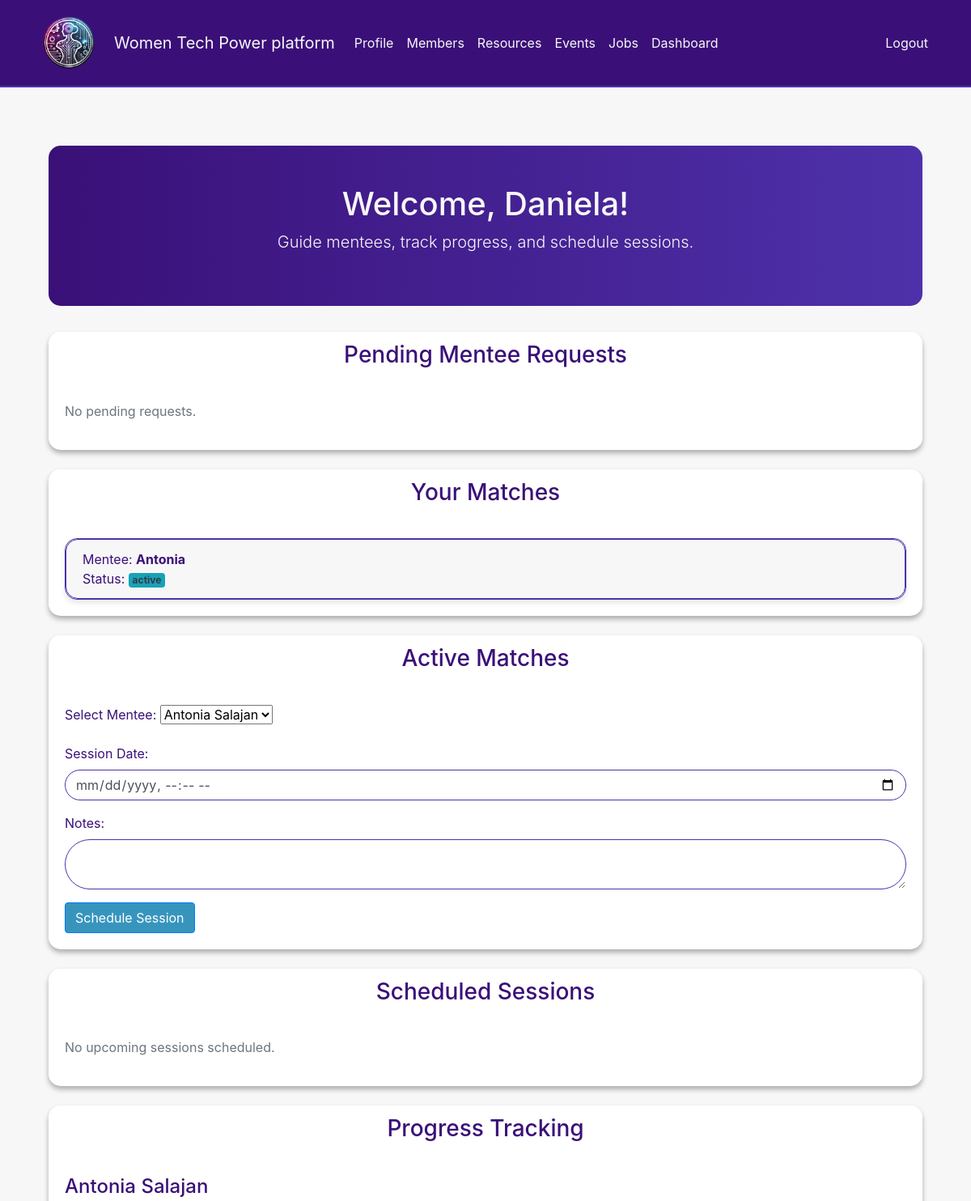
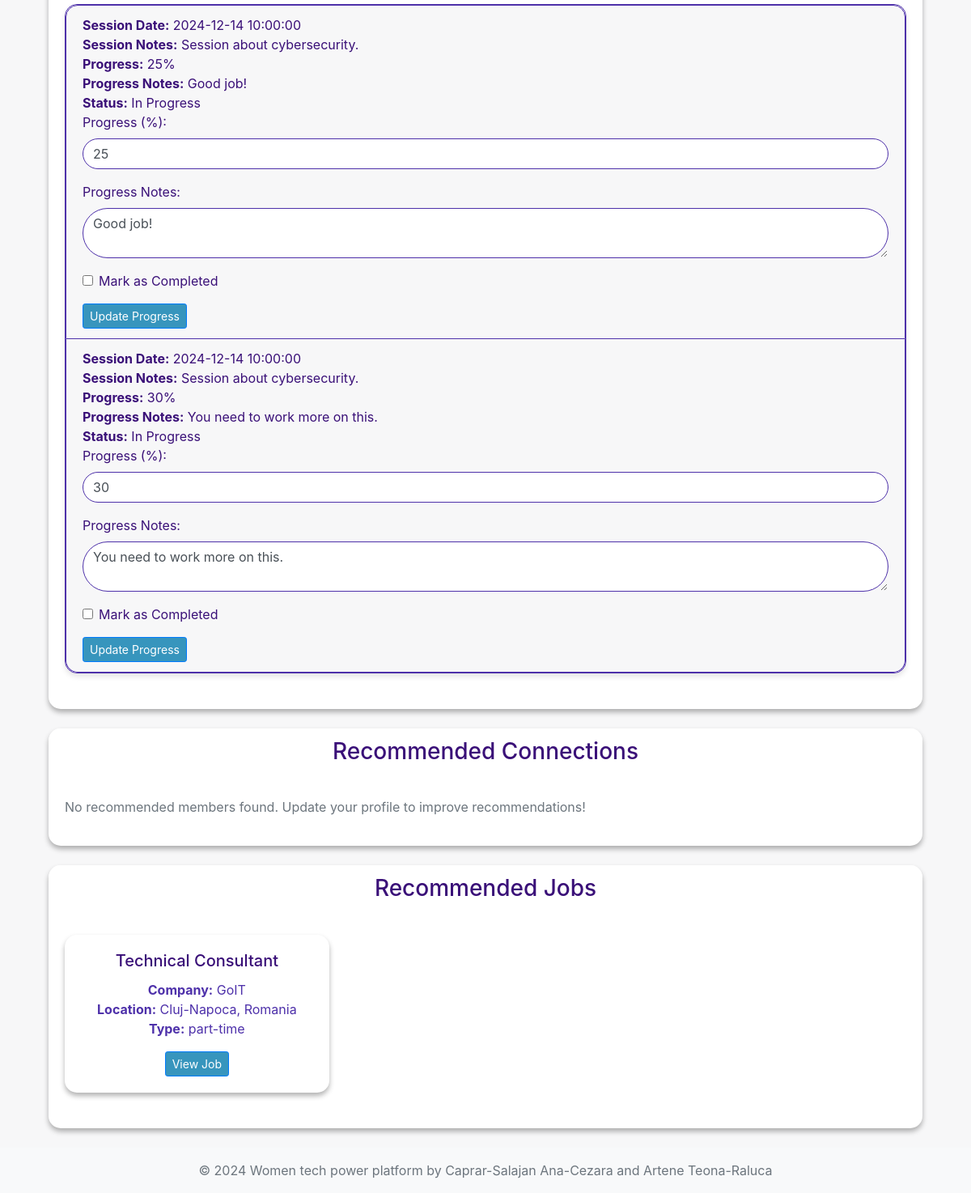
/proiectPHP/mentor_dashboard.php (signed in), run on the app's committed database (2 pictures, top to bottom).
### tables this page shows
CREATE TABLE `mentorship_matches` (
  `id` int(11) NOT NULL,
  `mentor_id` int(11) NOT NULL,
  `mentee_id` int(11) NOT NULL,
  `created_at` timestamp NOT NULL DEFAULT current_timestamp(),
  `status` enum('active','completed','pending','declined') NOT NULL
);

CREATE TABLE `members` (
  `id` int(11) NOT NULL,
  `first_name` varchar(50) NOT NULL,
  `last_name` varchar(50) NOT NULL,
  `email` varchar(100) NOT NULL,
  `password` varchar(255) NOT NULL,
  `profession` varchar(100) DEFAULT NULL,
  `company` varchar(100) DEFAULT NULL,
  `expertise` text DEFAULT NULL,
  `linkedin_profile` varchar(255) DEFAULT NULL,
  `status` enum('active','pending','mentor') DEFAULT 'pending',
  `created_at` timestamp NOT NULL DEFAULT current_timestamp(),
  `role` enum('member','mentor','admin') DEFAULT 'member',
  `profile_picture` varchar(255) DEFAULT NULL,
  `bio` text DEFAULT NULL
);

CREATE TABLE `mentorship_sessions` (
  `id` int(11) NOT NULL,
  `match_id` int(11) NOT NULL,
  `session_date` datetime NOT NULL,
  `notes` text DEFAULT NULL,
  `feedback` text DEFAULT NULL
);

CREATE TABLE `mentorship_progress` (
  `id` int(11) NOT NULL,
  `session_id` int(11) NOT NULL,
  `progress_percentage` int(11) DEFAULT 0,
  `notes` text DEFAULT NULL,
  `is_completed` tinyint(1) DEFAULT 0
);

CREATE TABLE `jobs` (
  `id` int(11) NOT NULL,
  `title` varchar(255) NOT NULL,
  `description` text DEFAULT NULL,
  `company` varchar(100) DEFAULT NULL,
  `location` varchar(100) DEFAULT NULL,
  `job_type` enum('full-time','part-time','internship','freelance') DEFAULT NULL,
  `posted_by` int(11) DEFAULT NULL,
  `created_at` timestamp NOT NULL DEFAULT current_timestamp()
);

### proiectPHP/mentor_dashboard.php (the view, shortened to what this page needs)
<?php
    include_once "includes/header.php";
    $database = new Database();
    $db = $database->getConnection();
    $mentor_id = $_SESSION['user_id'];
    $queryUser = "
        SELECT profession, company, expertise
        FROM members
        WHERE id = :mentor_id
    ";
    $stmtUser = $db->prepare($queryUser);
    $stmtUser->bindParam(':mentor_id', $mentor_id);
    $stmtUser->execute();
    $user = $stmtUser->fetch(PDO::FETCH_ASSOC);
    if (empty($user['profession']) && empty($user['company']) && empty($user['expertise'])) {
        $recommendations = [];
    } else {
        $queryRecommendations = "
            SELECT id, first_name, last_name, profession, company, expertise, linkedin_profile, profile_picture
            FROM members
            WHERE id != :mentor_id
            AND (
                (profession LIKE :profession AND company LIKE :company) OR
                (profession LIKE :profession AND expertise LIKE :expertise) OR
                (company LIKE :company AND expertise LIKE :expertise)
            )
            LIMIT 15;
        ";
        $stmtRecommendations = $db->prepare($queryRecommendations);
        $stmtRecommendations->bindParam(':mentor_id', $mentor_id);
        $stmtRecommendations->bindValue(':profession', '%' . $user['profession'] . '%');
        $stmtRecommendations->bindValue(':company', '%' . $user['company'] . '%');
        $stmtRecommendations->bindValue(':expertise', '%' . $user['expertise'] . '%');
        $stmtRecommendations->execute();
        $recommendations = $stmtRecommendations->fetchAll(PDO::FETCH_ASSOC);
    }
    $jobRecommendations = [];
    if (!empty($user['profession']) || !empty($user['expertise'])) {
        $queryJobRecommendations = "
        SELECT id, title, description, company, location, job_type
        FROM jobs
        WHERE
            (title LIKE :profession OR description LIKE :profession)
            OR
            (title LIKE :expertise OR description LIKE :expertise)
        LIMIT 10;
    ";
        $stmtJobRecommendations = $db->prepare($queryJobRecommendations);
        $professionSearchTerm = !empty($user['profession']) ? '%' . $user['profession'] . '%' : null;
        $expertiseSearchTerm = !empty($user['expertise']) ? '%' . $user['expertise'] . '%' : null;
        $stmtJobRecommendations->bindValue(':profession', $professionSearchTerm, $professionSearchTerm ? PDO::PARAM_STR : PDO::PARAM_NULL);
        $stmtJobRecommendations->bindValue(':expertise', $expertiseSearchTerm, $expertiseSearchTerm ? PDO::PARAM_STR : PDO::PARAM_NULL);
        $stmtJobRecommendations->execute();
        $jobRecommendations = $stmtJobRecommendations->fetchAll(PDO::FETCH_ASSOC);
    }
    $queryPending = "
    SELECT m.id AS match_id, me.first_name, me.last_name
    FROM mentorship_matches m
    JOIN members me ON m.mentee_id = me.id
    WHERE m.mentor_id = :mentor_id AND m.status = 'pending'
";
    $stmtPending = $db->prepare($queryPending);
    $stmtPending->bindParam(':mentor_id', $mentor_id);
    $stmtPending->execute();
    $pendingRequests = $stmtPending->fetchAll(PDO::FETCH_ASSOC);
    $queryMatches = "
    SELECT
        m.id AS match_id,
        mentee.first_name AS mentee_name,
        m.status
    FROM mentorship_matches m
    JOIN members mentee ON m.mentee_id = mentee.id
    WHERE m.mentor_id = :mentor_id
";
    $stmtMatches = $db->prepare($queryMatches);
    $stmtMatches->bindParam(':mentor_id', $mentor_id);
    $stmtMatches->execute();
    $matches = $stmtMatches->fetchAll(PDO::FETCH_ASSOC);
    $queryActiveMatches = "
    SELECT m.id AS match_id, mentee.first_name, mentee.last_name
    FROM mentorship_matches m
    JOIN members mentee ON m.mentee_id = mentee.id
    WHERE m.mentor_id = :mentor_id AND m.status = 'active'
";
    $stmtActiveMatches = $db->prepare($queryActiveMatches);
    $stmtActiveMatches->bindParam(':mentor_id', $mentor_id);
    $stmtActiveMatches->execute();
    $activeMatches = $stmtActiveMatches->fetchAll(PDO::FETCH_ASSOC);
    $queryScheduledSessions = "
SELECT s.id AS session_id, mentee.first_name, mentee.last_name, s.session_date, s.notes, s.feedback
FROM mentorship_sessions s
JOIN mentorship_matches m ON s.match_id = m.id
JOIN members mentee ON m.mentee_id = mentee.id
WHERE m.mentor_id = :mentor_id AND s.session_date >= DATE_SUB(NOW(), INTERVAL 1 MONTH)
ORDER BY s.session_date ASC
";
    $stmtScheduledSessions = $db->prepare($queryScheduledSessions);
    $stmtScheduledSessions->bindParam(':mentor_id', $mentor_id);
    $stmtScheduledSessions->execute();
    $scheduledSessions = $stmtScheduledSessions->fetchAll(PDO::FETCH_ASSOC);
    $querySessionProgress = "
    SELECT
        s.id AS session_id,
        mentee.first_name,
        mentee.last_name,
        s.session_date,
        s.notes AS session_notes,
        p.progress_percentage,
        p.notes AS progress_notes,
        p.is_completed
    FROM mentorship_sessions s
    JOIN mentorship_matches m ON s.match_id = m.id
    JOIN members mentee ON m.mentee_id = mentee.id
    LEFT JOIN mentorship_progress p ON s.id = p.session_id
    WHERE m.mentor_id = :mentor_id
";
    $stmtSessionProgress = $db->prepare($querySessionProgress);
    $stmtSessionProgress->bindParam(':mentor_id', $mentor_id);
    $stmtSessionProgress->execute();
    $sessionProgress = $stmtSessionProgress->fetchAll(PDO::FETCH_ASSOC);
?>
<!DOCTYPE html>
<html lang="en">
<head>
</head>
<body>
<div class="container mt-5">
    <div class="jumbotron text-center">
        <h1>Welcome, <?php echo htmlspecialchars($_SESSION['first_name']); ?>!</h1>
        <p class="lead">Guide mentees, track progress, and schedule sessions.</p>
    </div>
    <div class="card mb-4">
        <div class="card-header">
            <h3 class="text-center">Pending Mentee Requests</h3>
        </div>
        <div class="card-body">
            <?php if (empty($pendingRequests)): ?>
                <p class="text-muted">No pending requests.</p>
            <?php endif; ?>
        </div>
    </div>
    <div class="card mb-4">
        <div class="card-header">
            <h3 class="text-center">Your Matches</h3>
        </div>
        <div class="card-body">
            <?php if (empty($matches)): ?>
                <p class="text-muted">You have no matches yet.</p>
            <?php else: ?>
                <ul class="list-group">
                    <?php foreach ($matches as $match): ?>
                        <li class="list-group-item">
                            Mentee: <strong><?php echo htmlspecialchars($match['mentee_name']); ?></strong><br>
                            Status: <span class="badge bg-info text-dark"><?php echo htmlspecialchars($match['status']); ?></span>
                        </li>
                    <?php endforeach; ?>
                </ul>
            <?php endif; ?>
        </div>
    </div>
    <div class="card mb-4">
        <div class="card-header">
            <h3 class="text-center">Active Matches</h3>
        </div>
        <div class="card-body">
            <?php if (empty($activeMatches)): ?>
                <p class="text-muted">No active matches available.</p>
            <?php else: ?>
                <form method="POST" action="">
                    <div class="mb-3">
                        <label for="match_id" class="form-label">Select Mentee:</label>
                        <select name="match_id" class="form-select" required>
                            <?php foreach ($activeMatches as $match): ?>
                                <option value="<?php echo $match['match_id']; ?>">
                                    <?php echo htmlspecialchars($match['first_name'] . ' ' . $match['last_name']); ?>
                                </option>
                            <?php endforeach; ?>
                        </select>
                    </div>
                    <div class="mb-3">
                        <label for="session_date" class="form-label">Session Date:</label>
                        <input type="datetime-local" name="session_date" class="form-control" required>
                    </div>
                    <div class="mb-3">
                        <label for="notes" class="form-label">Notes:</label>
                        <textarea name="notes" class="form-control"></textarea>
                    </div>
                    <button type="submit" name="schedule_session" class="btn btn-primary">Schedule Session</button>
                </form>
            <?php endif; ?>
        </div>
    </div>
    <div class="card mb-4">
        <div class="card-header">
            <h3 class="text-center">Scheduled Sessions</h3>
        </div>
        <div class="card-body">
            <?php if (empty($scheduledSessions)): ?>
                <p class="text-muted">No upcoming sessions scheduled.</p>
            <?php endif; ?>
        </div>
    </div>
    <div class="card mb-4 ">
        <div class="card-header">
            <h3 class="text-center">Progress Tracking</h3>
        </div>
        <div class="card-body">
            <?php if (empty($sessionProgress)): ?>
                <p class="text-muted">No sessions available for progress tracking.</p>
            <?php else: ?>
                <?php
                $groupedProgress = [];
                foreach ($sessionProgress as $progress) {
                    $menteeId = $progress['first_name'] . ' ' . $progress['last_name'];
                    if (!isset($groupedProgress[$menteeId])) {
                        $groupedProgress[$menteeId] = [];
                    }
                    $groupedProgress[$menteeId][] = $progress;
                }
                ?>
                <?php foreach ($groupedProgress as $menteeName => $sessions): ?>
                    <div class="mb-4">
                        <h4><?php echo htmlspecialchars($menteeName); ?></h4>
                        <ul class="list-group">
                            <?php foreach ($sessions as $progress): ?>
                                <li class="list-group-item">
                                    <strong>Session Date:</strong> <?php echo htmlspecialchars($progress['session_date']); ?><br>
                                    <strong>Session Notes:</strong> <?php echo htmlspecialchars($progress['session_notes']); ?><br>
                                    <strong>Progress:</strong> <?php echo htmlspecialchars($progress['progress_percentage'] ?? 0); ?>%<br>
                                    <strong>Progress Notes:</strong> <?php echo htmlspecialchars($progress['progress_notes'] ?? 'No notes'); ?><br>
                                    <strong>Status:</strong> <?php echo $progress['is_completed'] ? 'Completed' : 'In Progress'; ?><br>
                                    <form method="POST" action="">
                                        <div class="mb-3">
                                            <label for="progress_percentage" class="form-label">Progress (%):</label>
                                            <input type="number" name="progress_percentage" class="form-control" min="0" max="100" value="<?php echo htmlspecialchars($progress['progress_percentage'] ?? 0); ?>" required>
                                        </div>
                                        <div class="mb-3">
                                            <label for="progress_notes" class="form-label">Progress Notes:</label>
                                            <textarea name="progress_notes" class="form-control"><?php echo htmlspecialchars($progress['progress_notes'] ?? ''); ?></textarea>
                                        </div>
                                        <div class="form-check mb-3">
                                            <input type="checkbox" name="is_completed" class="form-check-input" <?php echo $progress['is_completed'] ? 'checked' : ''; ?>>
                                            <label class="form-check-label" for="is_completed">Mark as Completed</label>
                                        </div>
                                        <button type="submit" name="update_progress" class="btn btn-primary btn-sm">Update Progress</button>
                                    </form>
                                </li>
                            <?php endforeach; ?>
                        </ul>
                    </div>
                <?php endforeach; ?>
            <?php endif; ?>
        </div>
    </div>
    <div class="card mb-4">
        <div class="card-header">
            <h3 class="text-center">Recommended Connections</h3>
        </div>
        <div class="card-body">
            <?php if (empty($recommendations)): ?>
                <p class="text-muted">No recommended members found. Update your profile to improve recommendations!</p>
            <?php endif; ?>
        </div>
    </div>
    <div class="card mb-4">
        <div class="card-header">
            <h3 class="text-center">Recommended Jobs</h3>
        </div>
        <div class="card-body">
            <?php if (empty($jobRecommendations)): ?>
                <p class="text-muted">No job recommendations found. Please update your profile for better matches!</p>
            <?php else: ?>
                <div class="row">
                    <?php foreach ($jobRecommendations as $job): ?>
                        <div class="col-md-4">
                            <div class="card job-card mb-4">
                                <div class="card-body text-center">
                                    <h5 class="card-title"><?php echo htmlspecialchars($job['title']); ?></h5>
                                    <p class="card-text">
                                        <strong>Company:</strong> <?php echo htmlspecialchars($job['company']); ?><br>
                                        <strong>Location:</strong> <?php echo htmlspecialchars($job['location']); ?><br>
                                        <strong>Type:</strong> <?php echo htmlspecialchars($job['job_type']); ?>
                                    </p>
                                    <a href="list_jobs.php?job_id=<?php echo $job['id']; ?>#job-<?php echo $job['id']; ?>" class="btn btn-primary btn-sm">View Job</a>
                                </div>
                            </div>
                        </div>
                    <?php endforeach; ?>
                </div>
            <?php endif; ?>
        </div>
    </div>
</div>
</body>
</html>
<?php
    include_once "includes/footer.php";
?>

### data on the page
mentorship_matches: mentee.first_name "Antonia", status "active"
mentorship_sessions: session_date "2024-12-14 10:00:00", notes "Session about cybersecurity.", mentorship_progress.progress_percentage "25", mentorship_progress.notes "Good job!", progress_percentage "25", progress_notes "Good job!", mentorship_progress.progress_percentage "30", mentorship_progress.notes "You need to work more on this.", progress_percentage "30", progress_notes "You need to work more on this."
jobs: title "Technical Consultant", company "GoIT", location "Cluj-Napoca, Romania", job_type "part-time"

### other printed values
$_SESSION['first_name'] "Daniela"
$menteeName "Antonia Salajan"
form field match_id "Antonia Salajan"
